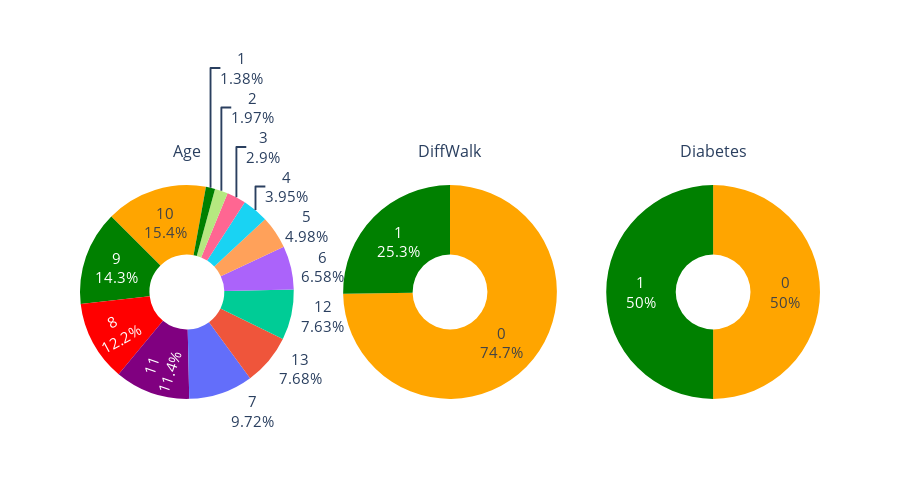

Write notebook code for a chart like this one.
### Code cell
fig = make_subplots(
        rows=1, cols=3, subplot_titles=('Age', 'DiffWalk', 'Diabetes'),
        specs=[[{"type": "domain"}, {"type": "domain"}, {"type": "domain"}]],
    )

colours = ['orange', 'green', 'red', 'purple']

fig.add_trace(go.Pie(labels=np.array(df['Age'].value_counts().index),
                         values=[x for x in df['Age'].value_counts()], hole=.35,
                         textinfo='label+percent', rotation=-45, marker_colors=colours),
                row=1, col=1)
fig.add_trace(go.Pie(labels=np.array(df['DiffWalk'].value_counts().index),
                         values=[x for x in df['DiffWalk'].value_counts()], hole=.35,
                         textinfo='label+percent', marker_colors=colours),
                 row=1, col=2)
    
fig.add_trace(go.Pie(labels=np.array(df['Diabetes'].value_counts().index),
                         values=[x for x in df['Diabetes'].value_counts()], hole=.35,
                         textinfo='label+percent', marker_colors=colours),
                  row=1, col=3),
    
fig.update_layout(height=500, font=dict(size=15), showlegend=False)

fig.show()

### Figure 1 — Plotly figure (JSON) as saved in the notebook; plotly's stock layout.template omitted (floating-point values rounded to 4 significant figures)
{"data": [{"domain": {"x": [0, 0.2889], "y": [0, 1]}, "hole": 0.35, "labels": [10, 9, 8, 11, 7, 13, 12, 6, 5, 4, 3, 2, 1], "marker": {"colors": ["orange", "green", "red", "purple"]}, "rotation": -45, "textinfo": "label+percent", "type": "pie", "values": [10856, 10112, 8603, 8044, 6872, 5426, 5394, 4648, 3520, 2793, 2049, 1396, 979]}, {"domain": {"x": [0.3556, 0.6444], "y": [0, 1]}, "hole": 0.35, "labels": [0, 1], "marker": {"colors": ["orange", "green", "red", "purple"]}, "textinfo": "label+percent", "type": "pie", "values": [52826, 17866]}, {"domain": {"x": [0.7111, 1], "y": [0, 1]}, "hole": 0.35, "labels": [0, 1], "marker": {"colors": ["orange", "green", "red", "purple"]}, "textinfo": "label+percent", "type": "pie", "values": [35346, 35346]}], "layout": {"annotations": [{"font": {"size": 16}, "showarrow": false, "text": "Age", "x": 0.1444, "xanchor": "center", "xref": "paper", "y": 1, "yanchor": "bottom", "yref": "paper"}, {"font": {"size": 16}, "showarrow": false, "text": "DiffWalk", "x": 0.5, "xanchor": "center", "xref": "paper", "y": 1, "yanchor": "bottom", "yref": "paper"}, {"font": {"size": 16}, "showarrow": false, "text": "Diabetes", "x": 0.8556, "xanchor": "center", "xref": "paper", "y": 1, "yanchor": "bottom", "yref": "paper"}], "font": {"size": 15}, "height": 500, "showlegend": false}}
